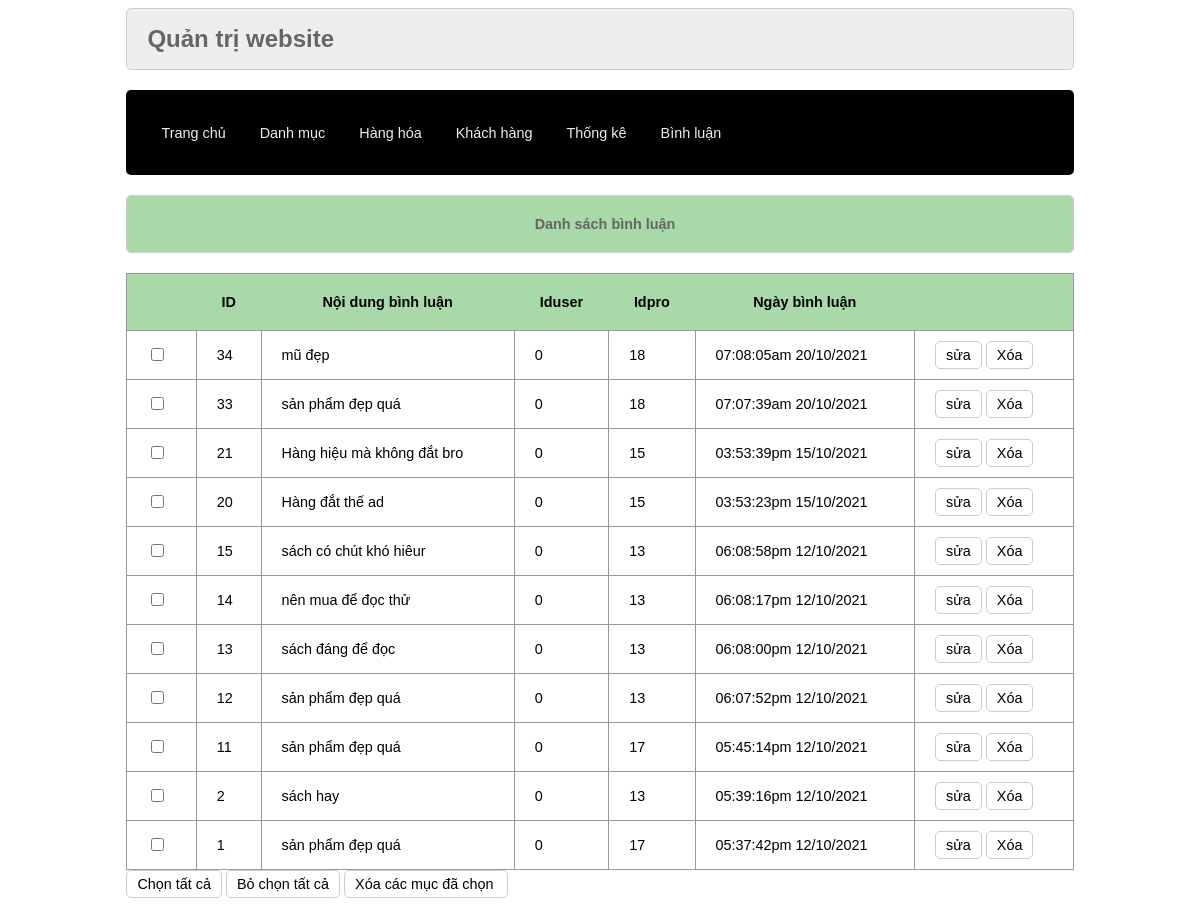
Screenshot of /admin/index.php?act=dsbl with the database file from the repository.
### tables this page shows
CREATE TABLE `binhluan` (
  `id` int(10) NOT NULL,
  `noidung` varchar(255) NOT NULL,
  `iduser` int(10) NOT NULL,
  `idpro` int(10) NOT NULL,
  `ngaybinhluan` varchar(30) NOT NULL
);

### model/pdo.php (called while the page is built, shortened)
<?php
function pdo_get_connection(){
    $dburl = "mysql:host=localhost;dbname=duanmau;charset=utf8";
    $username = 'root';
    $password = '';
    $conn = new PDO($dburl, $username, $password);
    $conn->setAttribute(PDO::ATTR_ERRMODE, PDO::ERRMODE_EXCEPTION);
    return $conn;
}
function pdo_query($sql){
    $sql_args = array_slice(func_get_args(), 1);
    try{
        $conn = pdo_get_connection();
        $stmt = $conn->prepare($sql);
        $stmt->execute($sql_args);
        $rows = $stmt->fetchAll();
        return $rows;
    }
    catch(PDOException $e){
        throw $e;
    }
    finally{
        unset($conn);
    }
}

### model/binhluan.php (called while the page is built, shortened)
<?php
    function loadall_binhluan($idpro){
        $sql="select * from binhluan where 1" ;
        $sql.=" order by id desc";
        $listbinhluan=pdo_query($sql);
        return $listbinhluan;
    }
?>

### admin/binhluan/list_binhluan.php (the view)
<div class="row">
            <div class="row header formtitle">
                <H1>Danh sách bình luận</H1>
            </div>
            <div class="row fromcontent">
                <div class="row m10 formdslh">
                    <table>
                        <tr>
                            <th></th>
                            <th>ID</th>
                            <th>Nội dung bình luận</th>
                            <th>Iduser</th>
                            <th>Idpro</th>
                            <th>Ngày bình luận</th>
                            <th></th>
                        </tr>
                            <?php
                                foreach ($listbinhluan as $binhluan) {
                                    extract($binhluan);
                                    $suabl="index.php?act=suabl&id=".$id;
                                    $xoabl="index.php?act=xoabl&id=".$id;
                                    echo '<tr>
                                    <td><input type="checkbox" name="" id=""></td>
                                    <td>'.$id.'</td>
                                    <td>'.$noidung.'</td>
                                    <td>'.$iduser.'</td>
                                    <td>'.$idpro.'</td>
                                    <td>'.$ngaybinhluan.'</td>
                                    <td><a href="'.$suabl.'"><input type="button" value="sửa"></a> <a href="'.$xoabl.'" ><input type="button" value="Xóa"></a> </td>
                                </tr>';
                                }
                            ?>
                    </table>
                </div>
                <div class="row m10">
                    <input type="button" value="Chọn tất cả">
                    <input type="button" value="Bỏ chọn tất cả">
                    <input type="button" value="Xóa các mục đã chọn ">
                </div>
            </div>
        </div>

### view/css/slyte.css (style rules this page uses)
* { box-sizing: border-box; font-family: sans-serif; font-size: 1.2vw; }
.row { float: left; width: 100%; }
.header { background-color: aquamarine; border: 1px #090 solid; color: blue; border-radius: 5px; }
.header h1 { margin: 20px; text-align: center; font-size: 2vw; }
.formtaikhoan input[type="submit"], .fromcontent input[type="submit"], .fromcontent input[type="reset"], .formtaikhoan input[type="reset"], .fromcontent input[type="button"] { border-radius: 5px; padding: 5px 10px; background-color: white; border: 1px #ccc solid; }
.formtitle { background-color: rgb(169, 216, 169); border: 1px #ccc solid; color: #666; border-radius: 5px; padding: 20px 10px; }
.formtitle h1 { margin: 0px; padding-left: 10px; font-size: 1.2vw; }
.fromcontent { padding: 20px 0px; }
.formdslh table { border: 1px #999 solid; width: 100%; border-collapse: collapse; }
.formdslh table th { padding: 20px; background-color: rgb(169, 216, 169); }
.formdslh table td { padding: 10px 20px; border: 1px #999 solid; }

### rows the page displays
binhluan: id "34", noidung "mũ đẹp", iduser "0", idpro "18", ngaybinhluan "07:08:05am 20/10/2021"
binhluan: id "33", noidung "sản phẩm đẹp quá", iduser "0", idpro "18", ngaybinhluan "07:07:39am 20/10/2021"
binhluan: id "21", noidung "Hàng hiệu mà không đắt bro", iduser "0", idpro "15", ngaybinhluan "03:53:39pm 15/10/2021"
binhluan: id "20", noidung "Hàng đắt thế ad", iduser "0", idpro "15", ngaybinhluan "03:53:23pm 15/10/2021"
binhluan: id "15", noidung "sách có chút khó hiêur", iduser "0", idpro "13", ngaybinhluan "06:08:58pm 12/10/2021"
binhluan: id "14", noidung "nên mua để đọc thử", iduser "0", idpro "13", ngaybinhluan "06:08:17pm 12/10/2021"
binhluan: id "13", noidung "sách đáng để đọc", iduser "0", idpro "13", ngaybinhluan "06:08:00pm 12/10/2021"
binhluan: id "12", noidung "sản phẩm đẹp quá", iduser "0", idpro "13", ngaybinhluan "06:07:52pm 12/10/2021"
binhluan: id "11", noidung "sản phẩm đẹp quá", iduser "0", idpro "17", ngaybinhluan "05:45:14pm 12/10/2021"
binhluan: id "2", noidung "sách hay", iduser "0", idpro "13", ngaybinhluan "05:39:16pm 12/10/2021"
binhluan: id "1", noidung "sản phẩm đẹp quá", iduser "0", idpro "17", ngaybinhluan "05:37:42pm 12/10/2021"
